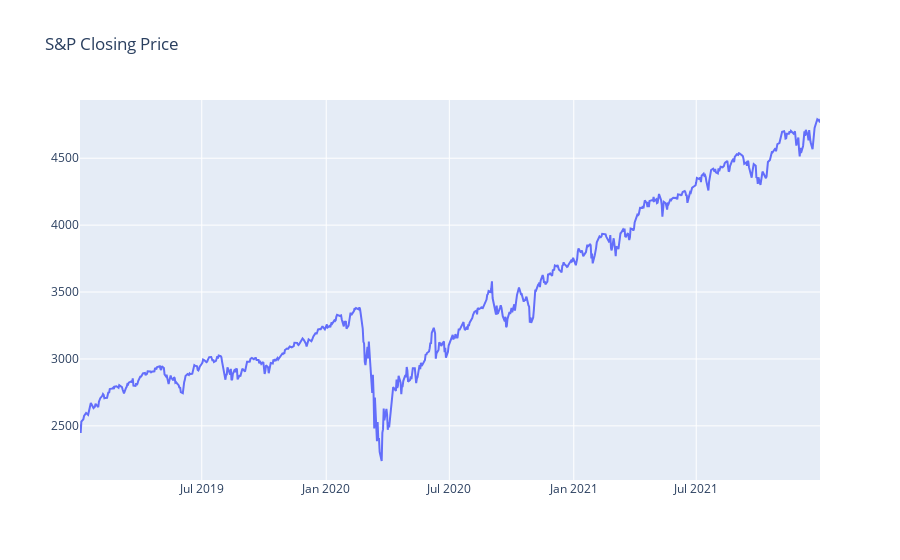

Notebook code for this chart:
### Code cell
plt.figure(figsize=(16,8))
sp_closing_figure = go.Figure(go.Scatter(x=energy_sector_pd.index, y=energy_sector_pd['spstock']))
sp_closing_figure.update_layout(title='S&P Closing Price')
sp_closing_figure.update_yaxes(type='linear')

### Figure 1 — Plotly figure (JSON) as saved in the notebook; plotly's stock layout.template omitted (floating-point values rounded to 4 significant figures; data arrays with more than 128 entries replaced by an {"elided": "..."} marker saying what was removed)
{"data": [{"type": "scatter", "x": {"elided": "757 str values"}, "y": {"elided": "757 float values"}}], "layout": {"title": {"text": "S&P Closing Price"}, "yaxis": {"type": "linear"}}}
